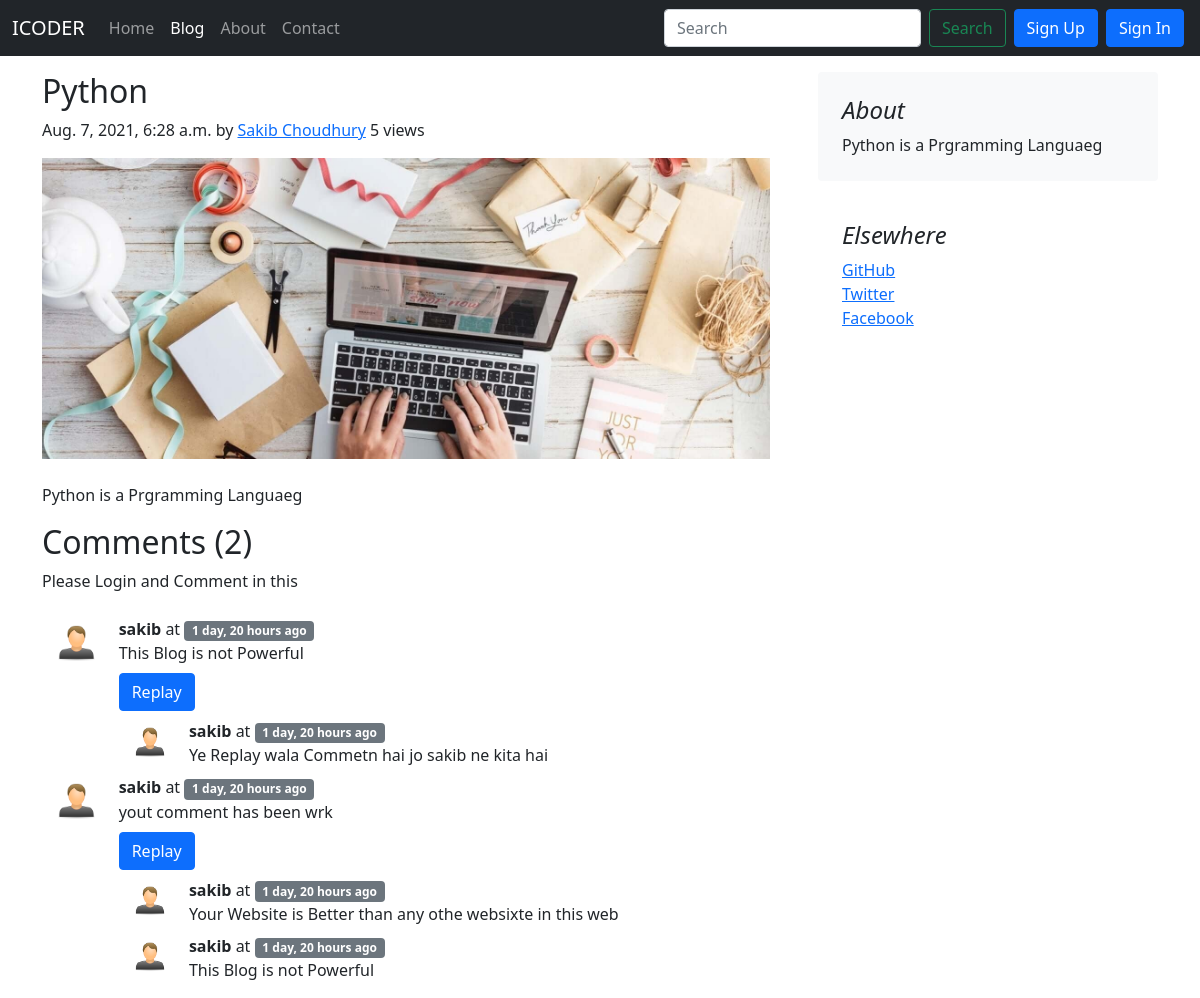
The app's page /blog/second.post with its own data.
### blog/models.py (models this page shows, shortened)
class Blog(models.Model):
    sno = models.AutoField(primary_key=True)
    title = models.CharField(max_length=500, default='')
    content = models.TextField(max_length=50000, default="Not Any Query")
    author = models.CharField(max_length=500, default='')
    slug = models.CharField(max_length=600, default='')
    views=models.IntegerField(default=0)
    timestamp = models.DateTimeField(blank=True)
    image = models.ImageField(upload_to="blogpost/images", default="")

class BlogComment(models.Model):
    sno = models.AutoField(primary_key=True)
    comment = models.TextField()
    user = models.ForeignKey(User, on_delete=models.CASCADE)
    post = models.ForeignKey(Blog, on_delete=models.CASCADE)
    parent = models.ForeignKey('self', on_delete=models.CASCADE, null=True)
    timestamp = models.DateTimeField(default=now)

### blog/views.py (the view)
# urls.py: path('<str:slug>', views.blogPost, name="Blog Page")
def blogPost(request, slug):
    post = Blog.objects.get(slug=slug)
    print(post.views)
    post.views += 1
    post.save()
    comments = BlogComment.objects.filter(post=post, parent=None)
    replies = BlogComment.objects.filter(post=post).exclude(parent=None)
    replyDict = {}
    for reply in replies:
        if reply.parent.sno not in replyDict.keys():
            replyDict[reply.parent.sno] = [reply]
        else:
            replyDict[reply.parent.sno].append(reply)
    params = {'post': post, 'comments': comments[::-1], 'user': request.user, 'replyDict': replyDict}
    return render(request, 'blog/blogpost.html', params)

### blog/templatetags/extras.py (called while the page is built)
@register.filter(name='get_val')
def get_val(dict, key):
    return dict.get(key)

### templates/blog/blogpost.html (shortened to what this page needs)
{% extends 'base.html' %}
{% block blogactive %}active{% endblock blogactive %}
{% load static %}
{% load humanize %}
{% load extras %}
{% block body  %}
<div class="container my-3">
    <div class="row g-5">
        <div class="col-md-8">
            <article class="blog-post">
                <h2 class="blog-post-title">{{post.title}}</h2>
                <p class="blog-post-meta">{{post.timestamp}} by <a href="#">{{post.author}}</a> <span>{{post.views}}
                    views</span></p>
                <img src="/media/{{post.image}}" width="100%">
                <p class="mt-4">{{post.content|safe }}</p>
            </article>
            <div class="row">
                <h2>Comments ({{comments|length}})</h2>
                {% if user.is_active %}
                <form action="/blog/postComment" method="post"> {% csrf_token %}
                    <div class="form-group mt-2">
                        <label for="post"><b>Posted Comments</b></label>
                        <input type="text" class="form-control mt-2" id="post" name="comment"
                               placeholder="Enter Comment here">
                        <input type="hidden" name="postSno" value="{{post.sno}}">
                        <input type="hidden" name="parentSno" value="">
                    </div>
                    <input type="submit" class="btn btn-primary mt-2 mb-2" value="Comment">
                </form>
                {% else %}
                <p>Please Login and Comment in this </p>
                {% endif %}
                {% for comment in comments %}
                <div class="row mt-2 ms-1">
                    <div class="col-md-1  rounded"><img src="{% static 'images/user.png' %}"
                                                        class="mt-2 rounded mx-auto d-block w-100"></div>
                    <div class="col-md-11 bg-white"><b>{{comment.user.username}} </b> at
                        <span class="badge bg-secondary"> {{comment.timestamp| naturaltime}} </span>
                        <div>
                            {{comment.comment}}
                        </div>
                        <div class="replay mx-0 mt-2">
                            <button class="btn btn-primary" type="button" data-bs-toggle="collapse"
                                    data-bs-target="#replaybox{{comment.sno}}" aria-expanded="false"
                                    aria-controls="replaybox{{comment.sno}}">
                                Replay
                            </button>
                            {% for reply in replyDict|get_val:comment.sno %}
                            <div class="row mt-2 ms-1">
                                <div class="col-md-1  rounded"><img src="{% static 'images/user.png' %}"
                                                                    class="mt-2 rounded mx-auto d-block w-100">
                                </div>
                                <div class="col-md-11 bg-white"><b>{{reply.user.username}} </b> at
                                    <span class="badge bg-secondary"> {{reply.timestamp| naturaltime}} </span>
                                    <div>
                                        {{reply.comment}}
                                    </div>
                                </div>
                            </div>
                            {% endfor %}
                        </div>
                    </div>
                </div>
                {% endfor %}
            </div>
        </div>
        <div class="col-md-4">
            <div class="position-sticky" style="top: 2rem;">
                <div class="p-4 mb-3 bg-light rounded">
                    <h4 class="fst-italic">About</h4>
                    <p class="mb-0">{{post.content|truncatechars:150}}</p>
                </div>
                <div class="p-4">
                    <h4 class="fst-italic">Elsewhere</h4>
                    <ol class="list-unstyled">
                        <li><a href="#">GitHub</a></li>
                        <li><a href="#">Twitter</a></li>
                        <li><a href="#">Facebook</a></li>
                    </ol>
                </div>
            </div>
        </div>
    </div>
</div>
{% endblock %}

### records on screen
Blog: title "Python", timestamp "Aug. 7, 2021, 6:28 a.m.", author "Sakib Choudhury", views "5", image (picture), content "Python is a Prgramming Languaeg"
BlogComment: user.username "sakib", timestamp "1 day, 20 hours ago", comment "This Blog is not Powerful"
BlogComment: user.username "sakib", timestamp "1 day, 20 hours ago", comment "Ye Replay wala Commetn hai jo sakib ne kita hai"
BlogComment: user.username "sakib", timestamp "1 day, 20 hours ago", comment "yout comment has been wrk"
BlogComment: user.username "sakib", timestamp "1 day, 20 hours ago", comment "Your Website is Better than any othe websixte in this web"
BlogComment: user.username "sakib", timestamp "1 day, 20 hours ago", comment "This Blog is not Powerful"

### other values on screen
{{ comments|length }} "2"
